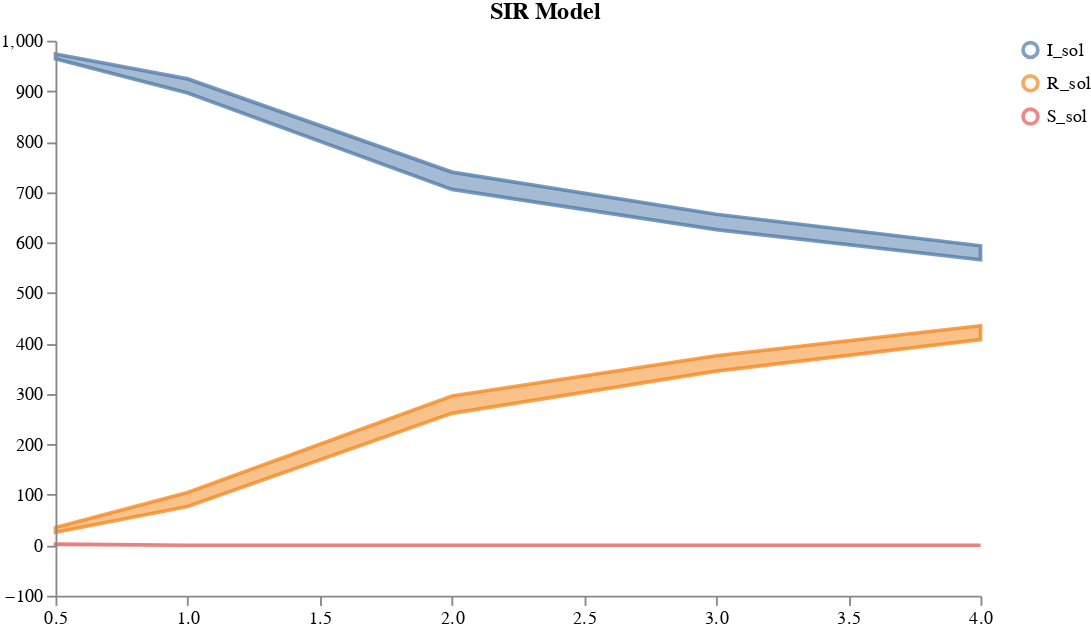

Source (notebook cell):
### Code cell
plots.ipy_display(result["visual"])

### Figure 1 — Vega specification as saved in the notebook (floating-point values rounded to 4 significant figures)
{"$schema": "https://vega.github.io/schema/vega/v5.json", "axes": [{"name": "x_axis", "orient": "bottom", "scale": "xscale", "zindex": 100}, {"name": "y_axis", "orient": "left", "scale": "yscale", "zindex": 100}], "data": [{"name": "distributions", "values": [{"lower": 963.9, "timepoint": 0.5, "trajectory": "I_sol", "upper": 973.7}, {"lower": 896.3, "timepoint": 1, "trajectory": "I_sol", "upper": 924.3}, {"lower": 705.2, "timepoint": 2, "trajectory": "I_sol", "upper": 739.6}, {"lower": 625.4, "timepoint": 3, "trajectory": "I_sol", "upper": 656.0}, {"lower": 565.9, "timepoint": 4, "trajectory": "I_sol", "upper": 593.5}, {"lower": 25.66, "timepoint": 0.5, "trajectory": "R_sol", "upper": 35.05}, {"lower": 76.67, "timepoint": 1, "trajectory": "R_sol", "upper": 104.7}, {"lower": 261.4, "timepoint": 2, "trajectory": "R_sol", "upper": 295.8}, {"lower": 345.0, "timepoint": 3, "trajectory": "R_sol", "upper": 375.6}, {"lower": 407.5, "timepoint": 4, "trajectory": "R_sol", "upper": 435.1}, {"lower": 1.625, "timepoint": 0.5, "trajectory": "S_sol", "upper": 2.152}, {"lower": 4.846e-06, "timepoint": 1, "trajectory": "S_sol", "upper": 9.096e-06}, {"lower": -1.313e-09, "timepoint": 2, "trajectory": "S_sol", "upper": -2.869e-10}, {"lower": -7.385e-10, "timepoint": 3, "trajectory": "S_sol", "upper": 3.815e-10}, {"lower": -1.108e-09, "timepoint": 4, "trajectory": "S_sol", "upper": 6.931e-10}]}, {"name": "traces", "transform": [{"expr": "isValid(datum.value)", "type": "filter"}], "values": []}, {"name": "points", "values": []}, {"name": "markers", "values": []}, {"name": "selected", "on": [{"remove": true, "trigger": "clear"}, {"remove": true, "trigger": "!shift"}, {"insert": "clicked", "trigger": "!shift && clicked"}, {"toggle": "clicked", "trigger": "shift && clicked"}]}], "height": 300, "legends": [{"encode": {"labels": {"interactive": true, "name": "legendLabel", "update": {"opacity": [{"test": "!length(data('selected')) || indata('selected', 'value', datum.value)", "value": 1}, {"value": 0.25}]}}, "symbols": {"interactive": true, "name": "legendSymbol", "update": {"fill": {"value": "transparent"}, "opacity": [{"test": "!length(data('selected')) || indata('selected', 'value', datum.value)", "value": 0.7}, {"value": 0.15}], "size": {"value": 64}, "strokeWidth": {"value": 2}}}}, "name": "color_legend", "stroke": "color"}], "marks": [{"from": {"facet": {"data": "points", "groupby": "trajectory", "name": "points_split"}}, "marks": [{"encode": {"hover": {"fillOpacity": {"value": 0.9}}, "update": {"fill": {"field": "trajectory", "scale": "color"}, "fillOpacity": [{"test": "!length(data('selected')) || indata('selected', 'value', datum.trajectory)", "value": 0.5}, {"value": 0.15}], "size": {"value": 10}, "stroke": {"field": "trajectory", "scale": "color"}, "strokeOpacity": [{"test": "!length(data('selected')) || indata('selected', 'value', datum.trajectory)", "value": 0.75}, {"value": 0.15}], "strokeWidth": {"value": 2}, "tooltip": {"field": "value"}, "x": {"field": "timepoint", "scale": "xscale"}, "y": {"field": "value", "scale": "yscale"}}}, "from": {"data": "points"}, "name": "_points_symbol", "type": "symbol", "zindex": 3}, {"encode": {"hover": {"fillOpacity": {"value": 0.9}}, "update": {"interpolate": {"value": "linear"}, "stroke": {"field": "trajectory", "scale": "color"}, "strokeOpacity": [{"test": "!length(data('selected')) || indata('selected', 'value', datum.trajectory)", "value": 0.3}, {"value": 0.1}], "strokeWidth": {"value": 2}, "x": {"field": "timepoint", "scale": "xscale"}, "y": {"field": "value", "scale": "yscale"}}}, "from": {"data": "points"}, "name": "_points_line", "type": "line", "zindex": 3}], "name": "_points", "type": "group", "zindex": 3}, {"from": {"facet": {"data": "traces", "groupby": "trajectory", "name": "traces_split"}}, "marks": [{"encode": {"hover": {"fillOpacity": {"value": 0.9}}, "update": {"interpolate": {"value": "linear"}, "stroke": {"field": "trajectory", "scale": "color"}, "strokeOpacity": [{"test": "!length(data('selected')) || indata('selected', 'value', datum.trajectory)", "value": 0.75}, {"value": 0.15}], "strokeWidth": {"value": 2}, "x": {"field": "timepoint", "scale": "xscale"}, "y": {"field": "value", "scale": "yscale"}}}, "from": {"data": "traces_split"}, "name": "_traces_lines", "type": "line"}], "name": "_traces", "type": "group", "zindex": 2}, {"from": {"facet": {"data": "distributions", "groupby": "trajectory", "name": "trajectory_split"}}, "marks": [{"encode": {"hover": {"fillOpacity": {"value": 0.9}}, "update": {"fill": {"field": "trajectory", "scale": "color"}, "fillOpacity": [{"test": "!length(data('selected')) || indata('selected', 'value', datum.trajectory)", "value": 0.5}, {"value": 0.15}], "interpolate": {"value": "linear"}, "stroke": {"field": "trajectory", "scale": "color"}, "strokeOpacity": [{"test": "!length(data('selected')) || indata('selected', 'value', datum.trajectory)", "value": 0.75}, {"value": 0.15}], "strokeWidth": {"value": 2}, "x": {"field": "timepoint", "scale": "xscale"}, "y": {"field": "upper", "scale": "yscale"}, "y2": {"field": "lower", "scale": "yscale"}}}, "from": {"data": "trajectory_split"}, "type": "area"}], "name": "_distributions", "type": "group", "zindex": 1}, {"marks": [{"encode": {"enter": {"stroke": {"value": "lightgray"}}, "update": {"opacity": {"value": 1}, "x": {"field": "timepoint", "scale": "xscale"}, "y": {"signal": "height"}, "y2": {"value": 0}}}, "from": {"data": "markers"}, "name": "_marker text", "type": "rule"}, {"encode": {"enter": {"fontSize": {"value": 8}, "text": {"field": "datum.label"}, "y": {"value": 0}}}, "from": {"data": "_marker text"}, "name": "_marker flags", "transform": [{"as": ["x", "_y", "opacity", "align", "baseline"], "lineAnchor": "start", "offset": [1], "size": {"signal": "[width, height]"}, "type": "label"}], "type": "text"}], "name": "_markers", "type": "group"}], "scales": [{"domain": {"fields": [{"data": "distributions", "field": "timepoint"}, {"data": "traces", "field": "timepoint"}, {"data": "points", "field": "timepoint"}, {"data": "markers", "field": "timepoint"}]}, "name": "xscale", "range": "width", "type": "linear", "zero": false}, {"domain": {"fields": [{"data": "distributions", "field": "lower"}, {"data": "distributions", "field": "upper"}, {"data": "traces", "field": "value"}, {"data": "points", "field": "value"}]}, "name": "yscale", "nice": true, "range": "height", "type": "linear", "zero": true}, {"domain": {"fields": [{"data": "distributions", "field": "trajectory"}, {"data": "traces", "field": "trajectory"}, {"data": "points", "field": "trajectory"}]}, "name": "color", "range": "category", "type": "ordinal"}], "signals": [{"name": "clear", "on": [{"events": "mouseup[!event.item]", "force": true, "update": "true"}], "value": true}, {"name": "shift", "on": [{"events": "@legendSymbol:click, @legendLabel:click", "force": true, "update": "event.shiftKey"}], "value": false}, {"name": "clicked", "on": [{"events": "@legendSymbol:click, @legendLabel:click", "force": true, "update": "{value: datum.value}"}], "value": null}], "title": "SIR Model", "width": 500}
